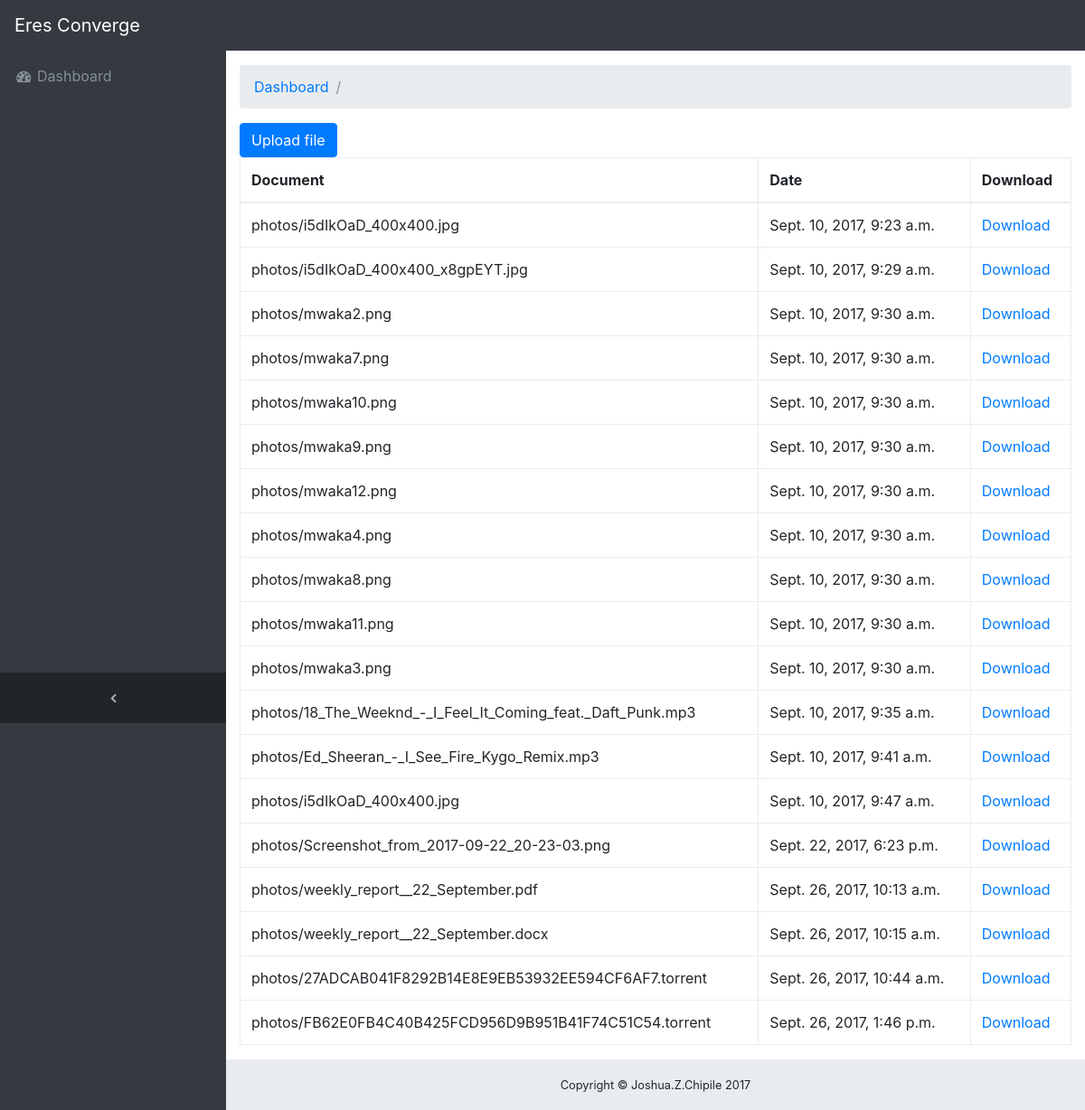
Page /upload/ on the committed database.
### eresapp/models.py (models this page shows)
class Photo(models.Model):
    user_upload = Post.author
    title = models.CharField(max_length=255, blank=True)
    file = models.FileField(upload_to='photos/')
    uploaded_at = models.DateTimeField(auto_now_add=True)

### eresapp/views.py (the view)
# urls.py: url(r'^upload/$', views.UploadView.as_view(), name='upload'),
class UploadView(View):
    	def get(self, request):
	        document_list = Photo.objects.all()
	        return render(self.request, 'site/uploads.html', {'photos': document_list})
	 	def post(self, request):
		        form = PhotoForm(self.request.POST, self.request.FILES)
		        if form.is_valid():
		            photo = form.save()
			    photo.uploaded_at = timezone.now()
		            data = {'is_valid': True, 'name': photo.file.name, 'url': photo.file.url}
		        else:
		            data = {'is_valid': False}
		        return JsonResponse({'message': 'Success'})

### eresapp/templates/site/uploads.html (shortened to what this page needs)
{% extends 'site/base3.html' %}
{% block content %}
      <ol class="breadcrumb">
        <li class="breadcrumb-item">
          <a href="#">Dashboard</a>
        </li>
        <li class="breadcrumb-item active">{{user.username}}</li>
      </ol>
<button type="button" class="btn btn-primary js-upload-photos">
  Upload file
</button>
<table id="gallery" class="table table-bordered">
  <thead>
    <tr>
      <th>Document</th>
      <th>Date</th>
      <th>Download</th>
    </tr>
  </thead>
  <tbody>
    {% for photo in photos %}
      <tr>
        <td>{{ photo.file.name }}</td>
	<td>{{photo.uploaded_at}}</td>
	<td><a href="{{ photo.file.url }}">Download</a></td>
      </tr>
    {% endfor %}
  </tbody>
</table>
{% endblock  %}

### eresapp/static/css/sb-admin.css (style rules this page uses)
html { position: relative; min-height: 100%; }
body { overflow-x: hidden; }
body.sticky-footer { margin-bottom: 56px; }
body.fixed-nav { padding-top: 56px; }

### rows in the picture
Photo: file.name "photos/i5dIkOaD_400x400.jpg", uploaded_at "Sept. 10, 2017, 9:23 a.m."
Photo: file.name "photos/i5dIkOaD_400x400_x8gpEYT.jpg", uploaded_at "Sept. 10, 2017, 9:29 a.m."
Photo: file.name "photos/mwaka2.png", uploaded_at "Sept. 10, 2017, 9:30 a.m."
Photo: file.name "photos/mwaka7.png", uploaded_at "Sept. 10, 2017, 9:30 a.m."
Photo: file.name "photos/mwaka10.png", uploaded_at "Sept. 10, 2017, 9:30 a.m."
Photo: file.name "photos/mwaka9.png", uploaded_at "Sept. 10, 2017, 9:30 a.m."
Photo: file.name "photos/mwaka12.png", uploaded_at "Sept. 10, 2017, 9:30 a.m."
Photo: file.name "photos/mwaka4.png", uploaded_at "Sept. 10, 2017, 9:30 a.m."
Photo: file.name "photos/mwaka8.png", uploaded_at "Sept. 10, 2017, 9:30 a.m."
Photo: file.name "photos/mwaka11.png", uploaded_at "Sept. 10, 2017, 9:30 a.m."
Photo: file.name "photos/mwaka3.png", uploaded_at "Sept. 10, 2017, 9:30 a.m."
Photo: file.name "photos/18_The_Weeknd_-_I_Feel_It_Coming_feat._Daft_Punk.mp3", uploaded_at "Sept. 10, 2017, 9:35 a.m."
Photo: file.name "photos/Ed_Sheeran_-_I_See_Fire_Kygo_Remix.mp3", uploaded_at "Sept. 10, 2017, 9:41 a.m."
Photo: file.name "photos/i5dIkOaD_400x400.jpg", uploaded_at "Sept. 10, 2017, 9:47 a.m."
Photo: file.name "photos/Screenshot_from_2017-09-22_20-23-03.png", uploaded_at "Sept. 22, 2017, 6:23 p.m."
Photo: file.name "photos/weekly_report__22_September.pdf", uploaded_at "Sept. 26, 2017, 10:13 a.m."
Photo: file.name "photos/weekly_report__22_September.docx", uploaded_at "Sept. 26, 2017, 10:15 a.m."
Photo: file.name "photos/27ADCAB041F8292B14E8E9EB53932EE594CF6AF7.torrent", uploaded_at "Sept. 26, 2017, 10:44 a.m."
Photo: file.name "photos/FB62E0FB4C40B425FCD956D9B951B41F74C51C54.torrent", uploaded_at "Sept. 26, 2017, 1:46 p.m."
